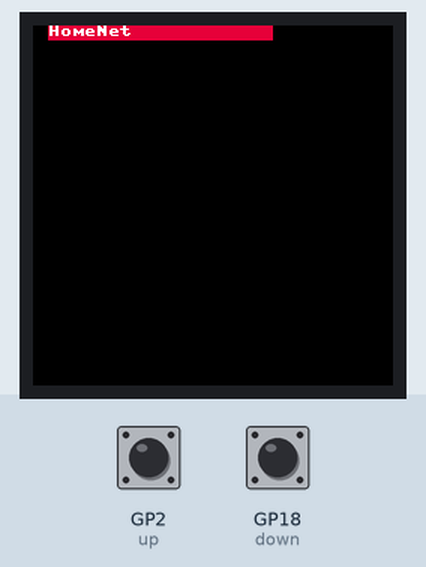
Simulated run of this program. Board: Raspberry Pi Pico running MicroPython. Shown: 240×240 colour display. The test bench sets the inputs (shaded band); at power-on: GP2 (up) HIGH, GP18 (down) HIGH. A WiFi scan finds one network, HomeNet.

Above: at 2.1 s.

The program:

lcdconnect.py
```python
from machine import Pin,SPI,PWM
import framebuf
import time,random
import os
import network

BL = 13
DC = 8
RST = 12
MOSI = 11
SCK = 10
CS = 9

class LCD_1inch3(framebuf.FrameBuffer):
    def __init__(self):
        self.width = 240
        self.height = 240

        self.cs = Pin(CS,Pin.OUT)
        self.rst = Pin(RST,Pin.OUT)

        self.cs(1)
        self.spi = SPI(1)
        self.spi = SPI(1,1000_000)
        self.spi = SPI(1,100000_000,polarity=0, phase=0,sck=Pin(SCK),mosi=Pin(MOSI),miso=None)
        self.dc = Pin(DC,Pin.OUT)
        self.dc(1)
        self.buffer = bytearray(self.height * self.width * 2)
        super().__init__(self.buffer, self.width, self.height, framebuf.RGB565)
        self.init_display()

        self.red   =   0x07E0
        self.green =   0x001f
        self.blue  =   0xf800
        self.white =   0xffff

    def write_cmd(self, cmd):
        self.cs(1)
        self.dc(0)
        self.cs(0)
        self.spi.write(bytearray([cmd]))
        self.cs(1)

    def write_data(self, buf):
        self.cs(1)
        self.dc(1)
        self.cs(0)
        self.spi.write(bytearray([buf]))
        self.cs(1)

    def init_display(self):
        """Initialize dispaly"""
        self.rst(1)
        self.rst(0)
        self.rst(1)

        self.write_cmd(0x36)
        self.write_data(0x70)

        self.write_cmd(0x3A)
        self.write_data(0x05)

        self.write_cmd(0xB2)
        self.write_data(0x0C)
        self.write_data(0x0C)
        self.write_data(0x00)
        self.write_data(0x33)
        self.write_data(0x33)

        self.write_cmd(0xB7)
        self.write_data(0x35)

        self.write_cmd(0xBB)
        self.write_data(0x19)

        self.write_cmd(0xC0)
        self.write_data(0x2C)

        self.write_cmd(0xC2)
        self.write_data(0x01)

        self.write_cmd(0xC3)
        self.write_data(0x12)

        self.write_cmd(0xC4)
        self.write_data(0x20)

        self.write_cmd(0xC6)
        self.write_data(0x0F)

        self.write_cmd(0xD0)
        self.write_data(0xA4)
        self.write_data(0xA1)

        self.write_cmd(0xE0)
        self.write_data(0xD0)
        self.write_data(0x04)
        self.write_data(0x0D)
        self.write_data(0x11)
        self.write_data(0x13)
        self.write_data(0x2B)
        self.write_data(0x3F)
        self.write_data(0x54)
        self.write_data(0x4C)
        self.write_data(0x18)
        self.write_data(0x0D)
        self.write_data(0x0B)
        self.write_data(0x1F)
        self.write_data(0x23)

        self.write_cmd(0xE1)
        self.write_data(0xD0)
        self.write_data(0x04)
        self.write_data(0x0C)
        self.write_data(0x11)
        self.write_data(0x13)
        self.write_data(0x2C)
        self.write_data(0x3F)
        self.write_data(0x44)
        self.write_data(0x51)
        self.write_data(0x2F)
        self.write_data(0x1F)
        self.write_data(0x1F)
        self.write_data(0x20)
        self.write_data(0x23)

        self.write_cmd(0x21)

        self.write_cmd(0x11)

        self.write_cmd(0x29)

    def show(self):
        self.write_cmd(0x2A)
        self.write_data(0x00)
        self.write_data(0x00)
        self.write_data(0x00)
        self.write_data(0xef)

        self.write_cmd(0x2B)
        self.write_data(0x00)
        self.write_data(0x00)
        self.write_data(0x00)
        self.write_data(0xEF)

        self.write_cmd(0x2C)

        self.cs(1)
        self.dc(1)
        self.cs(0)
        self.spi.write(self.buffer)
        self.cs(1)

pwm = PWM(Pin(BL))
pwm.freq(1000)
pwm.duty_u16(32768)#max 65535

LCD = LCD_1inch3()

keyA = Pin(15,Pin.IN,Pin.PULL_UP)
keyB = Pin(17,Pin.IN,Pin.PULL_UP)
keyX = Pin(19 ,Pin.IN,Pin.PULL_UP)
keyY= Pin(21 ,Pin.IN,Pin.PULL_UP)

up = Pin(2,Pin.IN,Pin.PULL_UP)
down = Pin(18,Pin.IN,Pin.PULL_UP)
left = Pin(16,Pin.IN,Pin.PULL_UP)
right = Pin(20,Pin.IN,Pin.PULL_UP)
ctrl = Pin(3,Pin.IN,Pin.PULL_UP)

def drawmenu(selected):
  LCD.fill(0)
  i = 0
  for line in menu:
      if (i == selected):
          LCD.fill_rect(10,i*10,150,10,LCD.red)
      LCD.text(line,10,i*10,LCD.white)
      i += 1
  LCD.show()

def choose_ascii():
    selected = 65
    selectedx = selectedy = 0
    password = ""
    while (1):
      LCD.fill(0)
      x = 0
      y = 30
      # grid of ascii
      for c in range(32,127):
        if( x >= 200): x = 0 ; y += 20
        if (c == selected): LCD.fill_rect(x-5,y-5,20,20,LCD.red)
        LCD.text(chr(c),x,y,LCD.white)
        x += 20

      if (up.value() == 0):   selectedy -= 1; time.sleep(0.2)
      if (down.value() == 0): selectedy += 1; time.sleep(0.2)
      if (right.value() == 0): selectedx +=1; time.sleep(0.2)
      if (left.value() == 0):  selectedx -= 1; time.sleep(0.2)

      selected = 32 + selectedx + (selectedy * 10)

      if (keyA.value() == 0): password += chr(selected); time.sleep(0.2)
      if (keyB.value() == 0): password = password[:-1]; time.sleep(0.2)

      LCD.text(password,10,10,LCD.green)
      LCD.show()
      if (keyY.value() == 0):
          break
    return password

def choose_menu(menu):
    selected = 0
    drawmenu(selected)
    while (1):
      if (down.value() == 0):
          if (selected < len(menu)-1): selected += 1
          drawmenu(selected)
          time.sleep(0.2)
      if (up.value() == 0):
          if (selected > 0): selected -= 1
          drawmenu(selected)
          time.sleep(0.2)
      if (keyA.value() == 0):
          break
    return menu[selected]

while (1):
    wlan = network.WLAN()
    wlan.active(True)
    networks = wlan.scan() # list withfields ssid, bssid, channel, RSSI, security, hidden
    networks.sort(key=lambda x:x[3],reverse=True) # sorted on RSSI (3)

    # make list of SSIDs
    menu = []
    for w in networks:
        menu.append(w[0].decode())

    ssid = choose_menu(menu)
    time.sleep(0.2)
    #enter password from grid of ascii
    password = choose_ascii()

    LCD.fill(0)
    text = 'connecting to ' + ssid
    LCD.text(text,10,10,LCD.white)
    LCD.show()
    wlan.connect(ssid, password)
    timeout = 0
    while (timeout  < 5):
        if wlan.isconnected() == True: break
        timeout += 1
        time.sleep(1)
    if wlan.isconnected() == True:
        LCD.text("connected",10,20,LCD.green)
        LCD.show()
        break
    else:
        LCD.text("connection error - password?",10,30,LCD.red)
        LCD.show()
        time.sleep (2)
        # revert back to scanlist (while loop)
```
